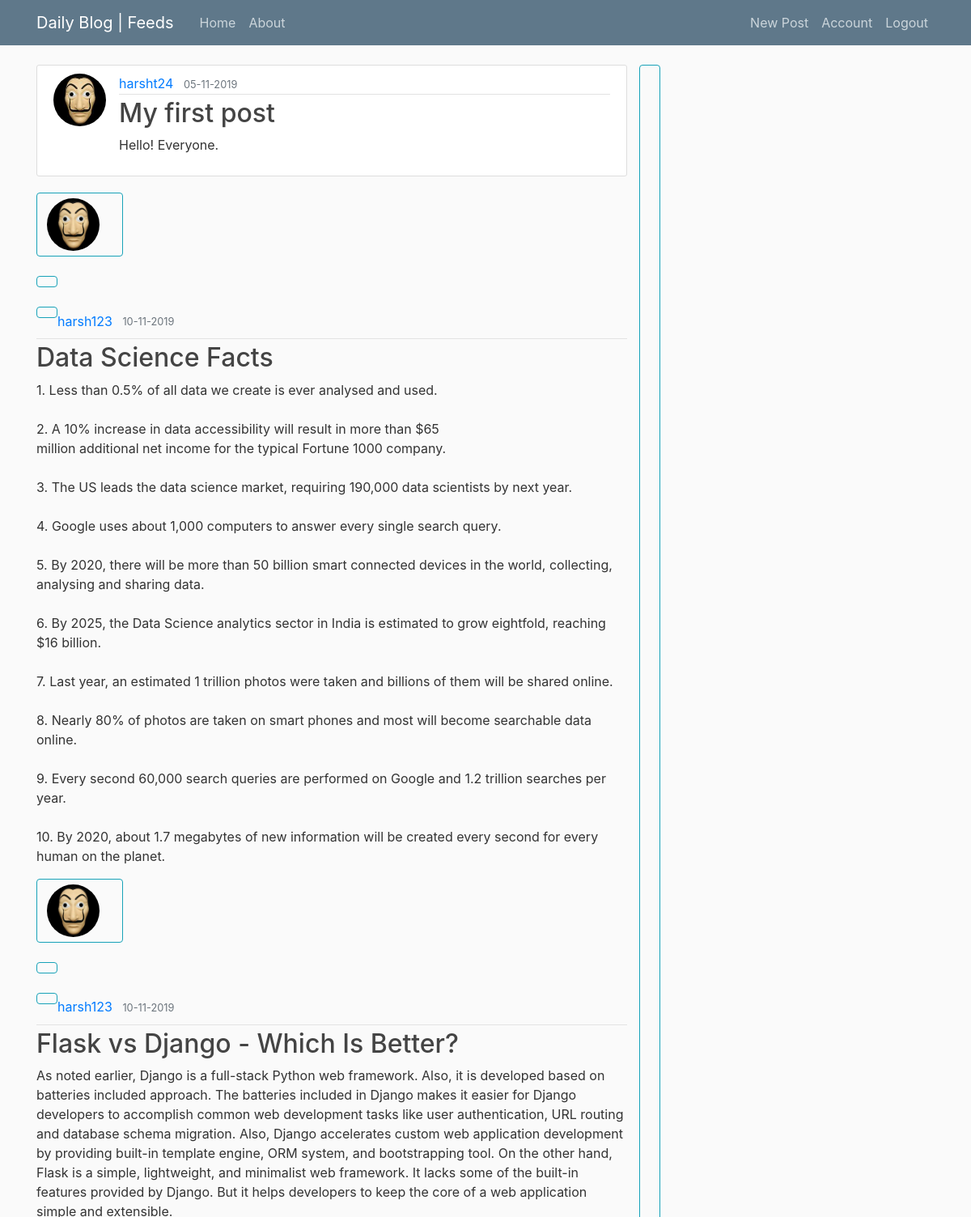
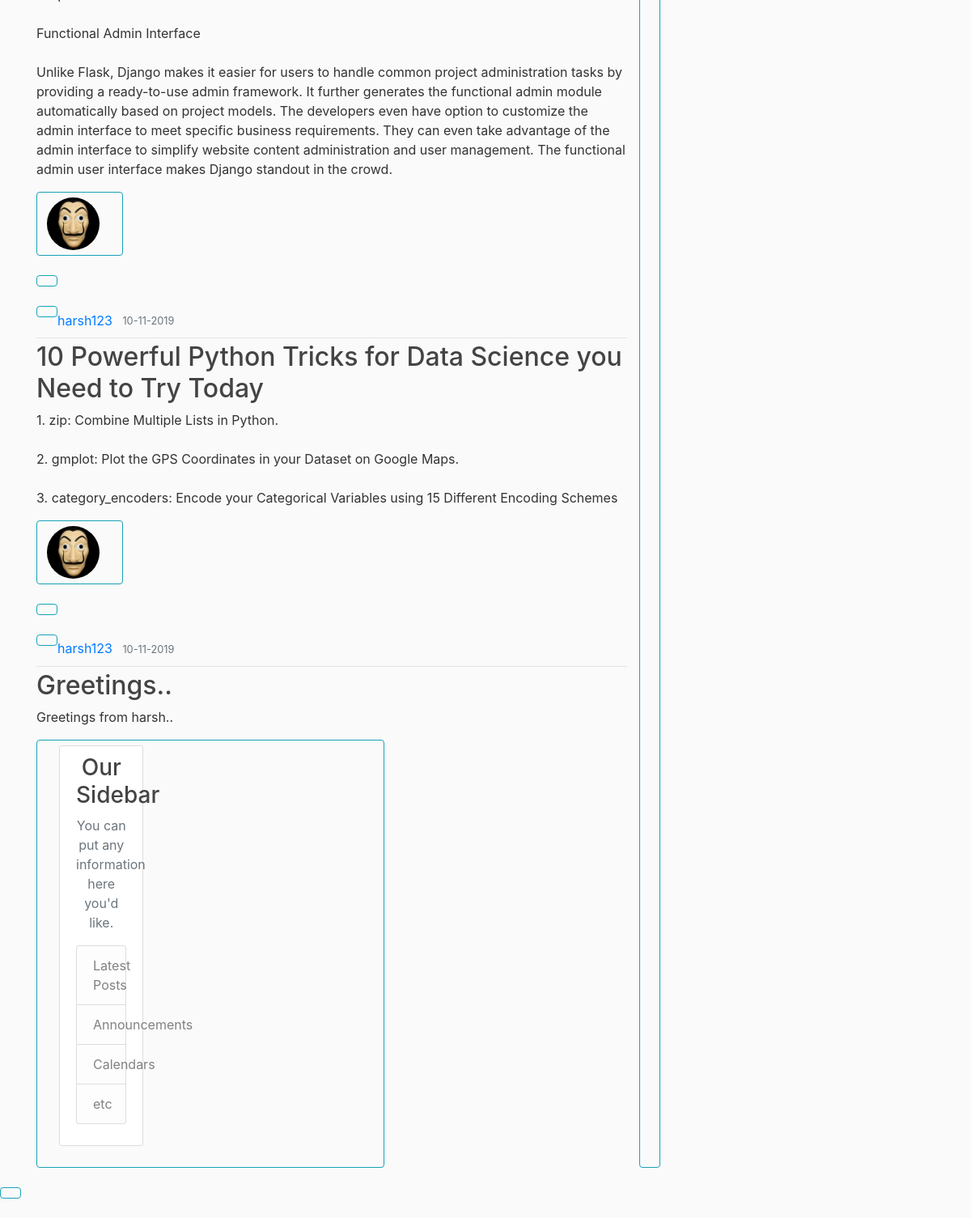
/home (signed in), run on the app's committed database (2 pictures, top to bottom).
### app/model.py (models this page shows, shortened)
class Post(db.Model):
    id = db.Column(db.Integer, primary_key=True)
    title = db.Column(db.String(20), nullable=False)
    date_posted = db.Column(db.DateTime, nullable=False, default=datetime.utcnow())
    content = db.Column(db.Text, nullable=False)
    user_id = db.Column(db.Integer, db.ForeignKey('user.id'), nullable=False)

class User(db.Model, UserMixin):
    id = db.Column(db.Integer, primary_key=True)
    username = db.Column(db.String(20), unique=True, nullable=False)
    email = db.Column(db.String(120), unique=True, nullable=False)
    image_profile = db.Column(db.String(120), nullable=False, default='default.jpg')
    password = db.Column(db.String(60), unique=True, nullable=False)
    posts = db.relationship('Post', backref='author', lazy=True)

### app/routes.py (the view)
@app.route('/')
@app.route('/home')
def home():
    page = request.args.get('page', 1, type=int)
    posts = Post.query.paginate(page=page, per_page=5)
    return render_template('home.html', posts=posts)

### app/model.py (called while the page is built)
@login_manager.user_loader
def load_user(user_id):
    return User.query.get(int(user_id))

### app/templates/home.html
{% extends "layout.html"  %}
    {% block content %}
        {% for post in posts.items %}
        <article class="media content-section">
        <img class="rounded-circle article-img" src="{{ url_for('static',filename='profile_pic/'+post.author.image_profile) }}">
  <div class="media-body">
    <div class="article-metadata">
      <a class="mr-2" href="#">{{post.author.username }}</a>
      <small class="text-muted">{{ post.date_posted.strftime('%d-%m-%Y') }}</small>
    </div>
    <h2><a class="article-title" href="{{ url_for('post',post_id = post.id) }}">{{ post.title }}</a></h2>
    <p class="article-content">{{ post.content }}</p>
  </div>
</article>
            {% for page_num in posts.iter_pages() %}
                {% if page_num %}
                    <a class="btn btn-outline-info mb-4" href="{{ url_for('home',page=page_num ) }}"
                {% else %}
                       ...
                {% endif %}
            {% endfor %}
        {% endfor %}
{% endblock content%}

### app/static/main.css (style rules this page uses)
body { background: #fafafa; color: #333333; margin-top: 5rem; }
h1, h2, h3, h4, h5, h6 { color: #444444; }
.content-section { background: #ffffff; padding: 10px 20px; border: 1px solid #dddddd; border-radius: 3px; margin-bottom: 20px; }
.article-title { color: #444444; }
.article-content { white-space: pre-line; }
.article-img { height: 65px; width: 65px; margin-right: 16px; }
.article-metadata { padding-bottom: 1px; margin-bottom: 4px; border-bottom: 1px solid #e3e3e3 }

### data on the page
Post: image_profile (picture), author.username "harsht24", date_posted "05-11-2019", title "My first post", content "Hello! Everyone."
Post: image_profile (placeholder picture), author.username "harsh123", date_posted "10-11-2019", title "Data Science Facts", content "1. Less than 0.5% of all data we create is ever analysed and used. 2. A 10% increase in data accessibility will result in more than $65 million additional net income for the typical Fortune 1000 company. 3. The US leads the data science market, requiring 190,000 data scientists by next year. 4. Google uses about 1,000 computers to answer every single search query. 5. By 2020, there will be more than 50 billion smart connected devices in the world, collecting, analysing and sharing data. 6. By 2025, the Data Science analytics sector in India is estimated to grow eightfold, reaching $16 billion. 7. Last year, an estimated 1 trillion photos were taken and billions of them will be shared…"
Post: image_profile (placeholder picture), author.username "harsh123", date_posted "10-11-2019", title "Flask vs Django - Which Is Better?", content "As noted earlier, Django is a full-stack Python web framework. Also, it is developed based on batteries included approach. The batteries included in Django makes it easier for Django developers to accomplish common web development tasks like user authentication, URL routing and database schema migration. Also, Django accelerates custom web application development by providing built-in template engine, ORM system, and bootstrapping tool. On the other hand, Flask is a simple, lightweight, and minimalist web framework. It lacks some of the built-in features provided by Django. But it helps developers to keep the core of a web application simple and extensible. Functional Admin Interface Unlike…"
Post: image_profile (placeholder picture), author.username "harsh123", date_posted "10-11-2019", title "10 Powerful Python Tricks for Data Science you Need to Try Today", content "1. zip: Combine Multiple Lists in Python. 2. gmplot: Plot the GPS Coordinates in your Dataset on Google Maps. 3. category_encoders: Encode your Categorical Variables using 15 Different Encoding Schemes"
Post: image_profile (placeholder picture), author.username "harsh123", date_posted "10-11-2019", title "Greetings..", content "Greetings from harsh.."
